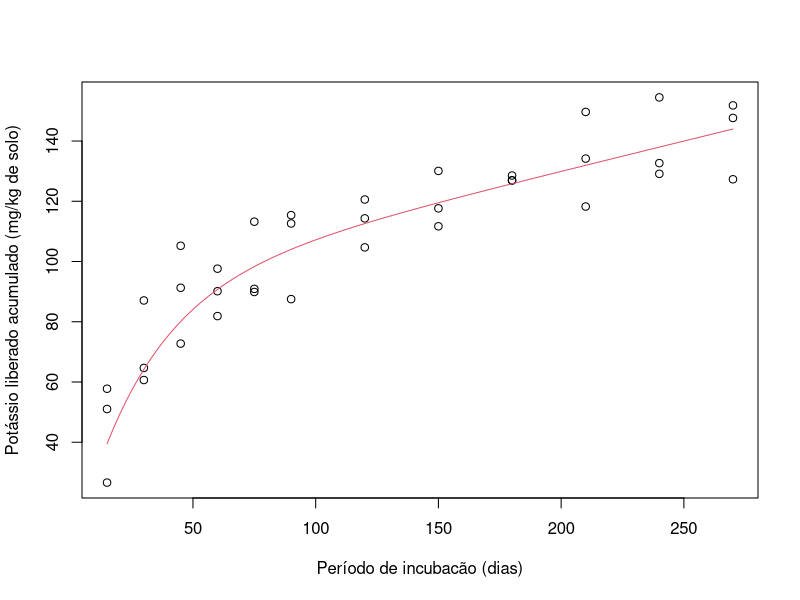
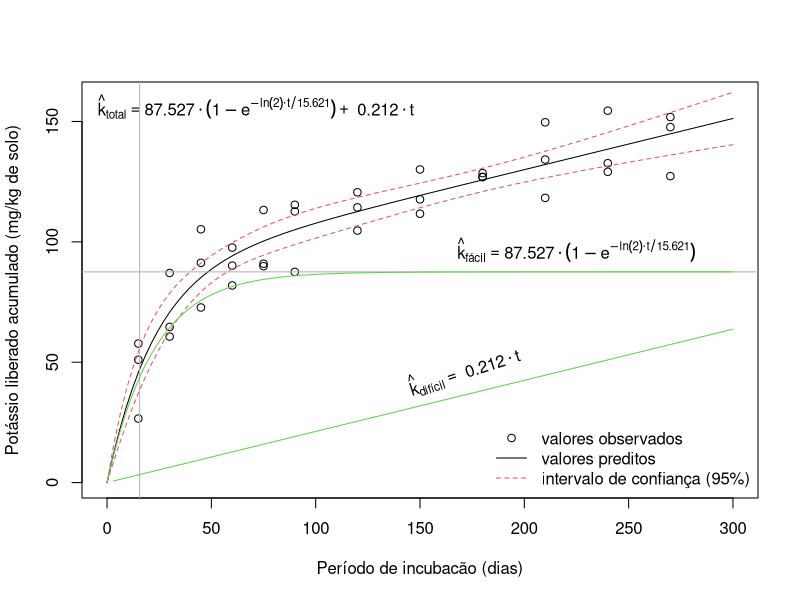

Write R code to recreate these figures, in order.
#-----------------------------------------------------------------------------
# dados de postássio liberado em função do tempo

klib <- data.frame(k=c(51.03, 57.76, 26.60, 60.65, 87.07, 64.67,
                       91.28, 105.22, 72.74, 81.88, 97.62, 90.14,
                       89.88, 113.22, 90.91, 115.39, 112.63, 87.51,
                       104.69, 120.58, 114.32, 130.07, 117.65, 111.69,
                       128.54, 126.88, 127.00, 134.17, 149.66, 118.25,
                       132.67, 154.48, 129.11, 151.83, 147.66, 127.30),
                   t=rep(c(15, 30, 45, 60, 75, 90,
                           120, 150, 180, 210, 240, 270), each=3))

#-----------------------------------------------------------------------------
# criando função que representa o modelo, retorna gradidente e hessiano

expo.der <- deriv(~A*(1-exp(-log(2)*t/V))+D*t,
                   c("A", "V", "D"),
                   function(t, A, V, D) NULL)
str(expo.der)

#-----------------------------------------------------------------------------
# diagnose gráfica e primeiro chute

plot(k~t, data=klib, xlab="Período de incubacão (dias)",
     ylab="Potássio liberado acumulado (mg/kg de solo)")
A <- 90; V <- 20; D <- 0.2
curve(expo.der(x, A, V, D), add=TRUE, col=2)
start <- list(A=A, V=V, D=D)

#-----------------------------------------------------------------------------
# ajustando o modelo aos dados a partir dos valores iniciais via gráfico

n0 <- nls(k~expo.der(t, A, V, D), data=klib, start=start)
summary(n0)
confint(n0)

#-----------------------------------------------------------------------------
# valores preditos, gradiente e hessiano avaliado nos valores estimados

str(n0)
str(n0$m$fitted())
c(n0$m$fitted())
attr(n0$m$fitted(), "gradient")
attr(n0$m$fitted(), "hessian")

#-----------------------------------------------------------------------------
# obtenção dos valores preditos

pred <- data.frame(t=seq(0,300,l=100))
der <- do.call(expo.der, args=c(list(t=pred$t), as.list(coef(n0))))

F <- attr(der, "gradient") # gradiente avaliado no novo t
U <- chol(vcov(n0))
se <- sqrt(apply(F%*%t(U), 1, function(x) sum(x^2))) # erro padrão

#-----------------------------------------------------------------------------
# gráficos dos observados, preditos com IC, legenda e equações

#png("f004.png", w=500, h=400); par(mar=c(5.1,4.1,2.1,2.1))
plot(k~t, data=klib, xlab="Período de incubacão (dias)",
     ylab="Potássio liberado acumulado (mg/kg de solo)",
     xlim=c(0,300), ylim=c(0,160))
matlines(pred$t, c(der)+
           outer(se, qt(c(.5, .025,.975), df=df.residual(n0))),
         type="l", col=c(1,2,2), lty=c(1,2,2))
legend("bottomright",
       legend=c("valores observados", "valores preditos",
                "intervalo de confiança (95%)"),
       lty=c(NA,1,2), col=c(1,1,2), pch=c(1,NA,NA), bty="n")
cf <- format(coef(n0), digits=3)
text(par("usr")[1], par("usr")[4], adj=c(-0.05,1.5),
     label=substitute(hat(k)[total]==a%.%(1-e^{-ln(2)%.%t/v})+d%.%t,
                      list(a=cf[1], v=cf[2], d=cf[3])))
abline(v=coef(n0)["V"], h=coef(n0)["A"], col="gray70")
curve(expo.der(x, coef(n0)["A"], coef(n0)["V"], 0), add=TRUE, col=3)
curve(expo.der(x, 0, 0, coef(n0)["D"]), add=TRUE, col=3)
text(225, coef(n0)["A"], pos=3,
     label=substitute(hat(k)[fácil]==a%.%(1-e^{-ln(2)%.%t/v}),
                      list(a=cf[1], v=cf[2])))
text(173, 38, pos=3, srt=18,
     label=substitute(hat(k)[difícil]==d%.%t, list(d=cf[3])))
#dev.off()

